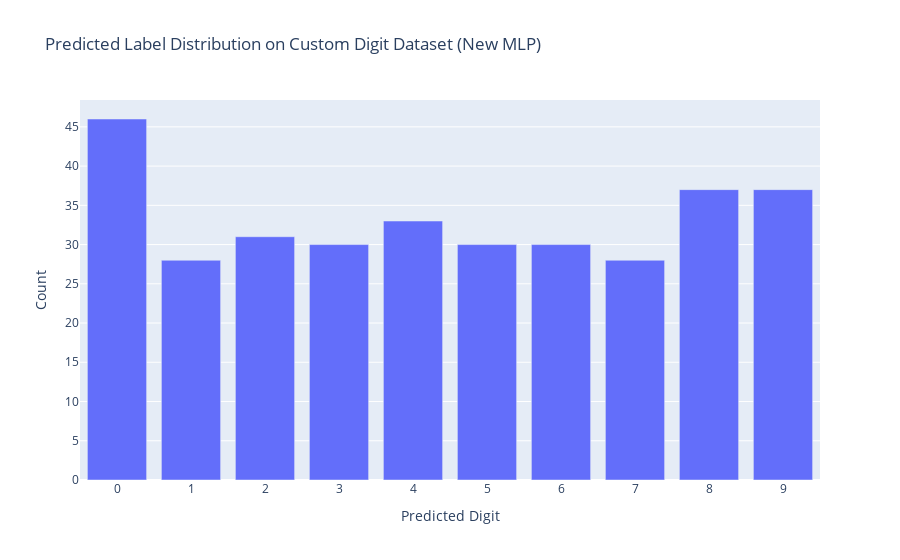

Notebook source saved alongside this figure:
### Code cell
preds = []
model.eval()
with no_grad():
    for imgs, _ in custom_loader:
        out = model(imgs)
        batch = out.argmax(dim=1).tolist()
        preds.extend(batch)
pred_counts = pd.Series(preds).value_counts().sort_index()
fig = px.bar(
    x=pred_counts.index,
    y=pred_counts.values,
    labels={'x':'Predicted Digit','y':'Count'},
    title='Predicted Label Distribution on Custom Digit Dataset (New MLP)'
)
fig.update_layout(xaxis=dict(tickmode='linear'))
fig.show()

### Figure 1 — Plotly figure (JSON) as saved in the notebook; plotly's stock layout.template omitted (floating-point values rounded to 4 significant figures)
{"data": [{"hovertemplate": "Predicted Digit=%{x}<br>Count=%{y}<extra></extra>", "legendgroup": "", "marker": {"color": "#636efa", "pattern": {"shape": ""}}, "name": "", "orientation": "v", "showlegend": false, "textposition": "auto", "type": "bar", "x": [0, 1, 2, 3, 4, 5, 6, 7, 8, 9], "xaxis": "x", "y": [46, 28, 31, 30, 33, 30, 30, 28, 37, 37], "yaxis": "y"}], "layout": {"barmode": "relative", "legend": {"tracegroupgap": 0}, "title": {"text": "Predicted Label Distribution on Custom Digit Dataset (New MLP)"}, "xaxis": {"anchor": "y", "domain": [0, 1], "tickmode": "linear", "title": {"text": "Predicted Digit"}}, "yaxis": {"anchor": "x", "domain": [0, 1], "title": {"text": "Count"}}}}
